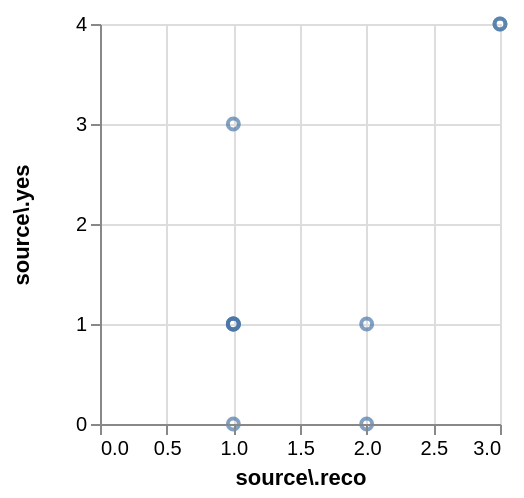

Express this chart as Vega-Lite.
### Vega specification from a JSON file in a GitHub repository (floating-point values rounded to 4 significant figures)
{"$schema": "https://vega.github.io/schema/vega/v3.0.json", "autosize": "pad", "padding": 5, "width": 200, "height": 200, "style": "cell", "data": [{"name": "source_0", "values": {"hits": {"hits": [{"source.reco": 2, "source.yes": 1}, {"source.reco": 3, "source.yes": 4}, {"source.reco": 2, "source.yes": 0}, {"source.reco": 1, "source.yes": 3}, {"source.reco": 3, "source.yes": 4}, {"source.reco": 1, "source.yes": 1}, {"source.reco": 1, "source.yes": 1}, {"source.reco": 1, "source.yes": 1}, {"source.reco": 1, "source.yes": 0}, {"source.reco": 1, "source.yes": 1}]}}, "format": {"property": "hits.hits"}}, {"name": "data_0", "source": "source_0", "transform": [{"type": "formula", "expr": "toNumber(datum[\"source.reco\"])", "as": "source\\.reco"}, {"type": "formula", "expr": "toNumber(datum[\"source.yes\"])", "as": "source\\.yes"}, {"type": "filter", "expr": "datum[\"source.reco\"] !== null && !isNaN(datum[\"source.reco\"]) && datum[\"source.yes\"] !== null && !isNaN(datum[\"source.yes\"])"}]}], "marks": [{"name": "marks", "type": "symbol", "style": ["point"], "from": {"data": "data_0"}, "encode": {"update": {"opacity": {"value": 0.7}, "x": {"scale": "x", "field": "source\\.reco"}, "y": {"scale": "y", "field": "source\\.yes"}, "stroke": {"value": "#4c78a8"}, "fill": {"value": "transparent"}}}}], "scales": [{"name": "x", "type": "linear", "domain": {"data": "data_0", "field": "source\\.reco"}, "range": [0, {"signal": "width"}], "nice": true, "zero": true}, {"name": "y", "type": "linear", "domain": {"data": "data_0", "field": "source\\.yes"}, "range": [{"signal": "height"}, 0], "nice": true, "zero": true}], "axes": [{"scale": "x", "orient": "bottom", "labelFlush": true, "labelOverlap": true, "tickCount": {"signal": "ceil(width/40)"}, "title": "source\\.reco", "zindex": 1}, {"scale": "x", "orient": "bottom", "domain": false, "grid": true, "labels": false, "maxExtent": 0, "minExtent": 0, "tickCount": {"signal": "ceil(width/40)"}, "ticks": false, "zindex": 0, "gridScale": "y"}, {"scale": "y", "orient": "left", "labelOverlap": true, "tickCount": {"signal": "ceil(height/40)"}, "title": "source\\.yes", "zindex": 1}, {"scale": "y", "orient": "left", "domain": false, "grid": true, "labels": false, "maxExtent": 0, "minExtent": 0, "tickCount": {"signal": "ceil(height/40)"}, "ticks": false, "zindex": 0, "gridScale": "x"}], "config": {"axisY": {"minExtent": 30}}}
